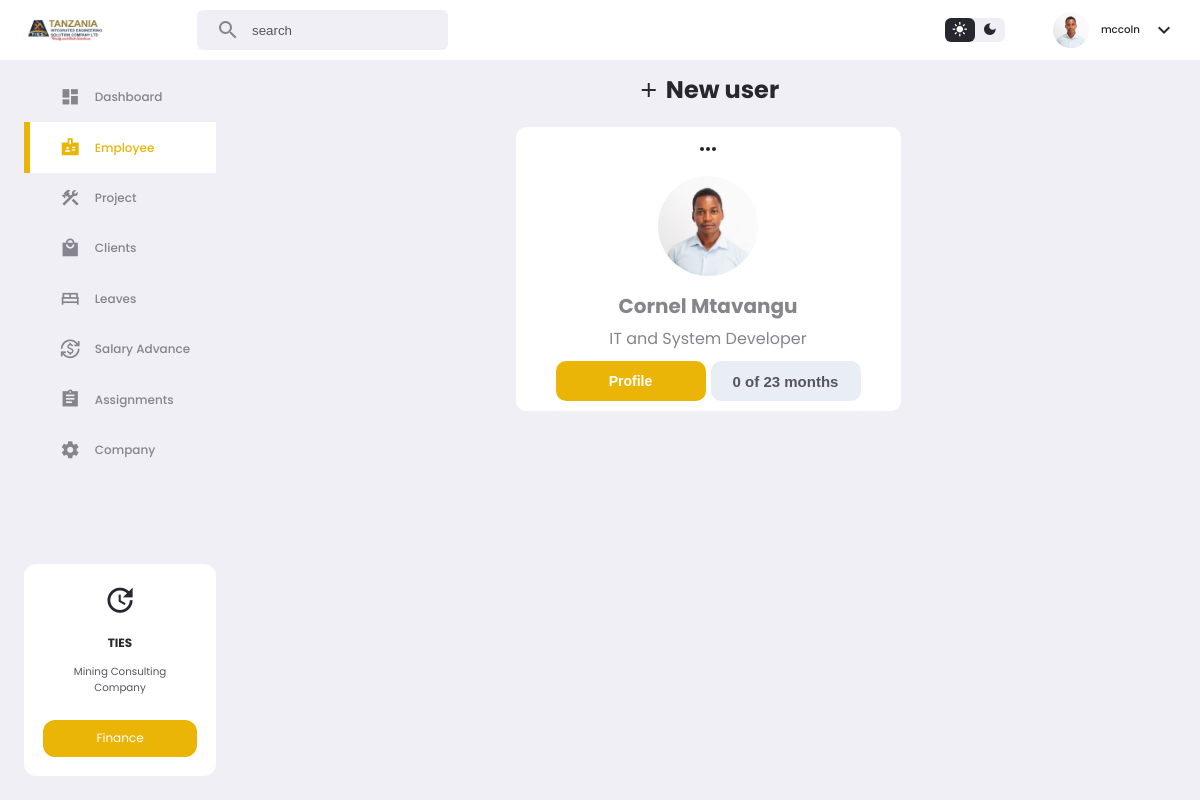
The app's page /employees/ (signed in) with its own data.
### app/models.py (models this page shows, shortened)
class CustomUser(AbstractUser):
    email = models.EmailField(unique=True)
    phone = models.CharField(max_length=15, null=True,blank=True, default="null")
    image = models.ImageField(upload_to='media/', blank=True, null=True)
    middle_name = models.CharField(max_length=100, null=True, blank=True)
    gender = models.CharField(max_length=100, null=True, blank=True)
    birthDate = models.DateField(null=True, blank=True)
    nextKinName = models.CharField(max_length=100, null=True, blank=True)
    nextKinRelation = models.CharField(max_length=100, null=True, blank=True)
    nextKinAddress = models.CharField(max_length=100, null=True, blank=True)
    nextKinPhone = models.CharField(max_length=100, null=True, blank=True)
    nida = models.CharField(max_length=100, null=True, blank=True)
    homeAddress = models.CharField(max_length=100, null=True, blank=True)
    uniName = models.CharField(max_length=100, null=True, blank=True)
    uniLevel = models.CharField(max_length=100, null=True, blank=True)
    uniCourse = models.CharField(max_length=100, null=True, blank=True)
    startYear = models.CharField(max_length=100, null=True, blank=True)
    endYear = models.CharField(max_length=100, null=True, blank=True)
    role = models.CharField(max_length=50, null=True,blank=True, default="user")
    signedDate = models.DateField(null=True, blank=True)
    expireDate = models.DateField(null=True, blank=True)
    contractDuration = models.CharField(max_length=100, null=True, blank=True)
    remainDuration = models.CharField(max_length=100, null=True, blank=True)
    attachment = models.FileField(upload_to='attachments/', null=True, blank=True)

### app/views.py (the view)
# urls.py: path('employees/', views.employees, name='employees'),
def employees(request):
    employee = CustomUser.objects.all()
    context = {
         'employee':employee
    }
    return render(request,"app/employees.html", context)

### app/templatetags/custom_filters.py (called while the page is built)
@register.filter(name='is_in_group')
def is_in_group(user, group_name):
    return user.groups.filter(name=group_name).exists()

### app/templates/app/employees.html (shortened to what this page needs)
{% extends 'app/base2.html' %}
{% load static %}
{% block content %}
<section class="employees">
    <div class="top">
            <span class="material-icons-sharp">add</span>
            <h1>New user</h1>
    </div>
    <div class="cards">
        {% for x in employee %}
        <div class="card">
            <div class="option">
                <span class="material-icons-sharp">more_horiz</span>
            </div>
            {% if x.image %}
            <img src="{{x.image.url}}" alt="">
            {% else%}
            <img src="{% static 'app/images/profile-1.jpg' %}" alt="">
            {% endif %}
            <h5>{{x.first_name}} {{x.last_name}}</h5>
            <h6>{{x.role}}</h6>
            <div class="row">
                <a href="{% url 'employeesDetails' x.id %}"><button>Profile</button></a>
                <button class="second"><p style="font-size: 15px;">{{x.remainDuration}} of {{x.contractDuration}}</p></button>
            </div>
        </div>
        {% endfor %}
    </div>
</section>
{% endblock %}

### app/templates/app/base2.html (shortened to what this page needs)
{% load static %}
{% load custom_filters %}
<!DOCTYPE html>
<html lang="en">
<head>
      <link rel="stylesheet" href="{% static 'app/home2.css' %}">
        <link rel="stylesheet" href="https://cdnjs.cloudflare.com/ajax/libs/cleave.js/1.6.0/addons/cleave-phone.us.css" />
</head>
<body>
    <nav>
        <div class="container">
            <img src="{% static 'app/images/logo1.png' %}" class="logo" alt="">
            <div class="search-bar">
                <span class="material-icons-sharp">search</span>
                <input type="search" placeholder="search">
            </div>
            <div class="profile-area">
                <div class="theme-btn">
                    <span class="material-icons-sharp active">light_mode</span>
                    <span class="material-icons-sharp">dark_mode</span>
                </div>
                <div class="profile">
                    <div class="profile-photo">
                        {% if user.image %}
                        <img src="{{user.image.url}}" alt="">
                        {% else %}
                        <img src="{% static 'app/images/profile-1.jpg' %}" alt="">
                        {% endif %}
                    </div>
                    <h5>{{user.username}}</h5>
                    <span class="material-icons-sharp">expand_more</span>
                </div>
            </div>
        </div>
    </nav>
    <main>
        <aside>
            <div class="sidebar">
                <a href="{% url 'home' %}" class="{% if request.path == '/' %}active{% endif %}">
                    <span class="material-icons-sharp">dashboard</span>
                    <h4>Dashboard</h4>
                </a>
                {% if user|is_in_group:"directors" or user|is_in_group:"hr" %}
                <a href="{% url 'employees' %}" class="{% if request.path == '/employees/' %}active{% endif %}">
                    <span class="material-icons-sharp">badge</span>
                    <h4>Employee</h4>
                </a>
                {% else%}
                <a href="{% url 'user_details' %}" class="{% if request.path == '/employees/' %}active{% endif %}">
                    <span class="material-icons-sharp">badge</span>
                    <h4>Profile</h4>
                </a>
                {% endif %}
                {% if user|is_in_group:"finance" or user|is_in_group:"directors" or user|is_in_group:"hr" %}
                    <a href="{% url 'project' %}" class="{% if request.path == '/project/' %}active{% endif %}">
                        <span class="material-icons-sharp">construction</span>
                        <h4>Project</h4>
                    </a>
                    <a href="{% url 'clients' %}" class="{% if request.path == '/clients/' %}active{% endif %}">
                        <span class="material-icons-sharp">local_mall</span>
                        <h4>Clients</h4>
                    </a>
                {% endif %}
                <a href="{% url 'leaves' %}" class="{% if request.path == '/leaves/' %}active{% endif %}">
                    <span class="material-icons-sharp">bed</span>
                    <h4>Leaves</h4>
                </a>
                <a href="{% url 'salaryAdvance' %}" class="{% if request.path == '/salaryAdvance/' %}active{% endif %}">
                    <span class="material-icons-sharp">currency_exchange</span>
                    <h4>Salary Advance</h4>
                </a>
                <a href="{% url 'assignment' %}" class="{% if request.path == '/assignment/' %}active{% endif %}">
                    <span class="material-icons-sharp">assignment</span>
                    <h4>Assignments</h4>
                </a>
                <a href="{% url 'company' %}" class="{% if request.path == '/company/' %}active{% endif %}">
                    <span class="material-icons-sharp">settings</span>
                    <h4>Company</h4>
                </a>
            </div>
            <div class="updates">
                <span class="material-icons-sharp">update</span>
                <h4>TIES</h4>
                <p>Mining Consulting</p>
                <p>Company</p>
                <a href="{% url 'overview' %}">Finance</a>
            </div>
        </aside>
        {% block content %}
        {% endblock %}
    </main>
</body>
</html>

### app/static/app/home2.css (style rules this page uses)
:root { --color-white: #ffffff; --color-light: #f0eff5; --color-gray-light: #86848c; --color-gray-dark: #56555e; --color-dark: #27282f; --color-primary: rgb(234,181,7); --color-success: rgb(34,202,75); --color-danger: rgb(255,67,54); --color-warning: rgb(71, 7, 234); --color-purple: rgb(160,99,245); --color-primary-light: rgba(71,7,234,0.2); --color-success-light: rgba(34,202,75,0.2); --color-danger-light: rgba(255,67,54,0.2); --color-purple-light: rgba(160,99,245,0.2); --color-warning-light: rgba(234,181,7,0.2); --color-white-light: rgba(255, 255, 255, 0.6); --company-color-1: #1a3048; --company-color-2: #9f893c; --company-color-3: #ffbf00; --card-padding: 1.6rem; --padding-1: 1rem; --padding-2: 8px; --card-border-radius: 1.6rem; --border-radius-1: 1rem; --border-radius-2: 6px; }
* { margin: 0; padding: 0; outline: 0; border: 0; appearance: none; text-decoration: none; list-style: none; box-sizing: border-box; }
html { font-size: 12px; }
body { background: var(--color-light); font-family: poppins, sans-serif; min-height: 100vh; color: var(--color-dark); }
img { width: 100%; }
h1 { font-size: 2.2rem; }
h4 { font-size: 1rem; }
h5 { font-size: 0.86rem; font-weight: 500; }
h6 { font-size: 0.76rem; }
p { font-size: 0.86rem; color: var(--color-gray-dark); }
nav { width: 100%; background: var(--color-white); padding: 1rem 0; }
nav .container { display: flex; justify-content: space-between; align-items: center; position: relative; width: 96%; margin: 0 auto; }
nav img.logo { width: 7rem; }
nav .search-bar { background: var(--color-light ); padding: var(--padding-2) var(--card-padding); width: 32vm; border-radius: var(--border-radius-2); display: flex; align-items: center; gap: 1rem; color: var(--color-gray-light); position: absolute; left: 15%; }
nav .search-bar input[type="search"] { color: var(--color-dark); background: transparent; width: 100%; }
nav .search-bar input[type="search"]::placeholder { color: var(--color-gray-dark); }
nav .profile-area { display: flex; align-items: center; justify-content: space-between; gap: 4rem; }
nav .profile-area .theme-btn { display: flex; background: var(--color-light); width: 5rem; height: 2rem; border-radius: var(--border-radius-2); cursor: pointer; }
nav .profile-area .theme-btn span { width: 50%; height: 100%; display: flex; align-items: center; justify-content: center; font-size: 1.3rem; }
nav .profile-area .theme-btn .active { background: var(--color-dark); border-radius: var(--border-radius-2); color: var(--color-white); }
nav .profile-area .profile { display: flex; gap: 1rem; align-items: center; }
nav .profile-area .profile-photo { display: block; width: 3rem; height: 3rem; border-radius: 50%; overflow: hidden; }
main { display: grid; grid-template-columns: 16rem auto; gap: 2rem; width: 96%; margin: 1rem auto 4rem; }
main aside { display: flex; flex-direction: column; justify-content: space-between; height: 88vh; }
main aside .sidebar a { display: flex; align-items: center; gap: 1.2rem; height: 4.2rem; color: var(--color-gray-light); position: relative; }
main aside .sidebar a span { font-size: 1.7rem; margin-left: 3rem; transition: all 300ms ease; }
main aside .sidebar a.active { background: var(--color-white); color: var(--color-primary); }
main aside .sidebar a.active:before { content: ""; width: 6px; height: 100%; position: absolute; background: var(--color-primary); }
main aside .sidebar h4 { font-weight: 500; }
main aside .updates { background: var(--color-white); border-radius: var(--border-radius-1); text-align: center; padding: var(--card-padding); }
main aside .updates span { font-size: 2.8rem; }
main aside .updates h4 { margin: 1rem 0; }
main aside .updates a { display: block; width: 100%; background: var(--color-primary); color: var(--color-white); border-radius: var(--border-radius-1); padding: 0.8rem 0; margin-top: 2rem; transition: all 300ms ease; }

### records on screen
CustomUser: image (picture), username "mccoln", first_name "Cornel", last_name "Mtavangu", role "IT and System Developer", remainDuration "0", contractDuration "23 months"
